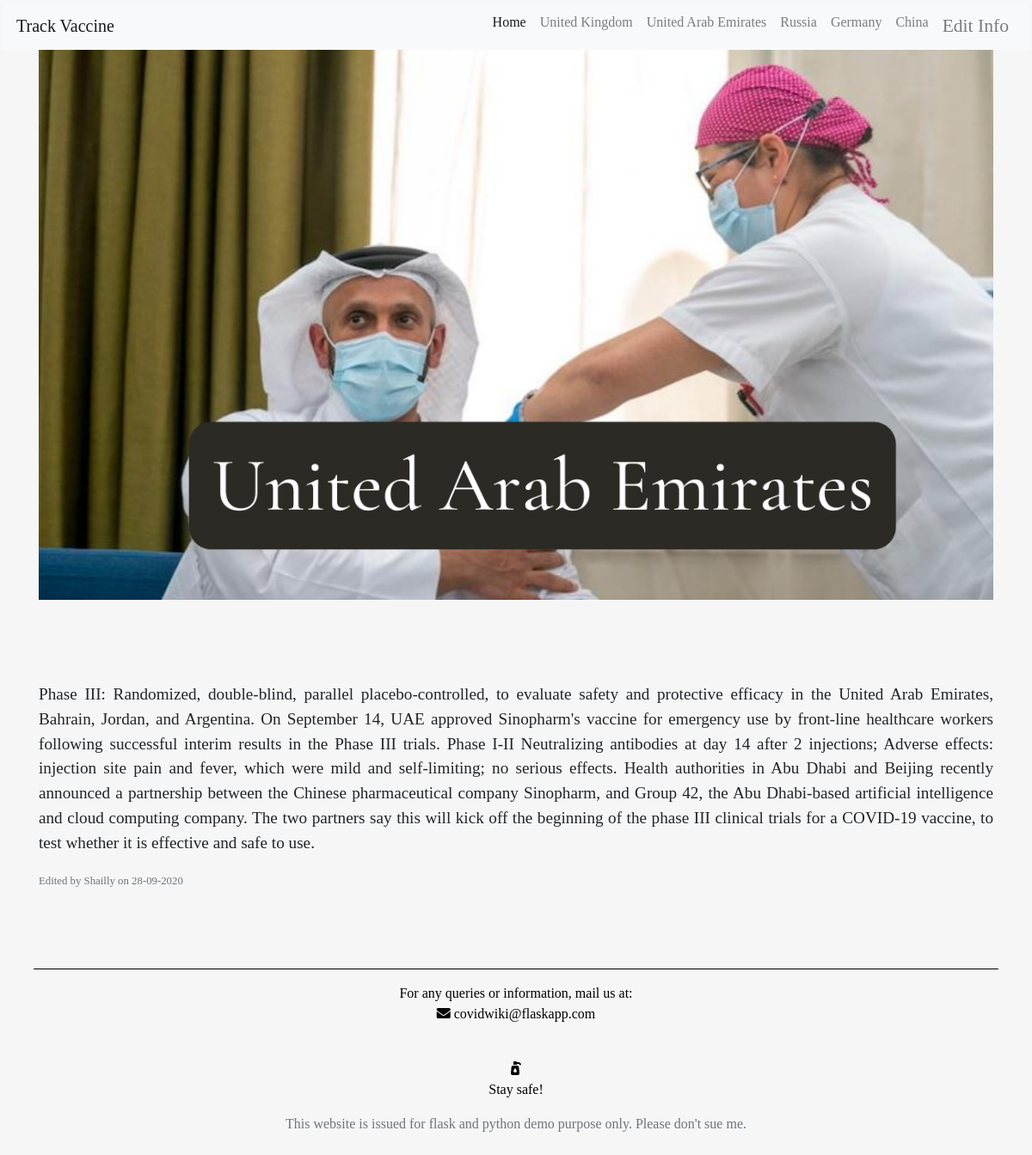
/uae, run on the app's committed database.
### app/models.py (models this page shows, shortened)
class Article(db.Model):
    id = db.Column(db.Integer, primary_key=True)
    country = db.Column(db.String(100), nullable=False)
    image = db.Column(db.String(20), nullable=False)
    introLine = db.Column(db.Text, nullable=False)
    date_edited = db.Column(db.DateTime, nullable=False, default=datetime.utcnow)
    link = db.Column(db.String(100), nullable=False)
    UpdatedContent = db.Column(db.Text, nullable=False)
    user_id = db.Column(db.Integer, db.ForeignKey('user.id'), nullable=False)

class User(db.Model, UserMixin):
    id = db.Column(db.Integer, primary_key=True)
    username = db.Column(db.String(20), unique=True, nullable=False)
    email = db.Column(db.String(120), unique=True, nullable=False)
    image_file = db.Column(db.String(20), nullable=False, default='default.png')
    password = db.Column(db.String(60), nullable=False)
    articles = db.relationship('Article', backref='author',lazy=True)

### app/routes.py (the view)
@app.route('/uae')
def uae():
    articles = Article.query.all()
    return render_template('uae.html',articles=articles)

### app/templates/uae.html (shortened to what this page needs)
{% extends "layout.html" %}
{% block content %}
    <div class="countryHead", id='uae'>
    </div>
    <div class="country-data">
        <br>
        <br>
        <br>
        <br>
        <p class="country-text">{{ articles.1.UpdatedContent }}</p>
        <p class="bottom-info"><small class="text-muted">Edited by {{ articles.1.author.username }} on {{ articles.1.date_edited.strftime('%d-%m-%Y') }}</small></p>
    </div>
{% endblock content%}

### app/static/styles.css (style rules this page uses)
body { text-align: justify; background-color: #f6f6f6; margin: 2px 3px; font-family: 'PT Serif', serif; }
.countryHead { display: flex; flex-direction: column; justify-content: center; flex-grow: 1; min-height: 350px; display: flex; flex-direction: column; min-height: 80vh; }
#uae { background: url('images/uaesmolb.png') no-repeat center / cover; }
@media (min-width:767px) { #uae { background: url('images/uaebigb.png') no-repeat center / cover; } }
.country-text { font-size: larger; }

### data on the page
Article: UpdatedContent "Phase III: Randomized, double-blind, parallel placebo-controlled, to evaluate safety and protective efficacy in the United Arab Emirates, Bahrain, Jordan, and Argentina. On September 14, UAE approved Sinopharm's vaccine for emergency use by front-line healthcare workers following successful interim results in the Phase III trials. Phase I-II Neutralizing antibodies at day 14 after 2 injections; Adverse effects: injection site pain and fever, which were mild and self-limiting; no serious effects. Health authorities in Abu Dhabi and Beijing recently announced a partnership between the Chinese pharmaceutical company Sinopharm, and Group 42, the Abu Dhabi-based artificial intelligence and cloud…", date_edited "28-09-2020"
User: username "Shailly"
